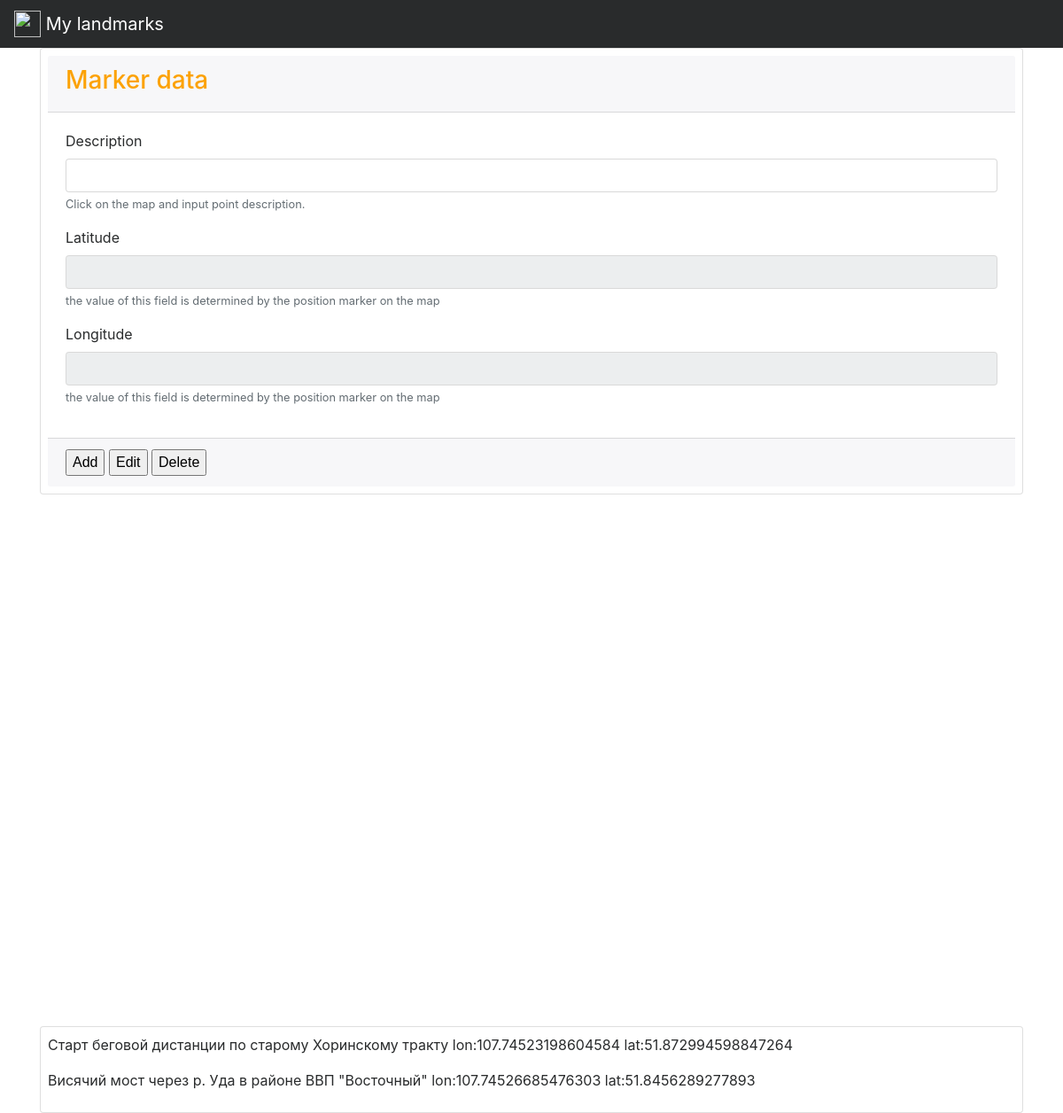
Before: /viewmark/ with the older database file.
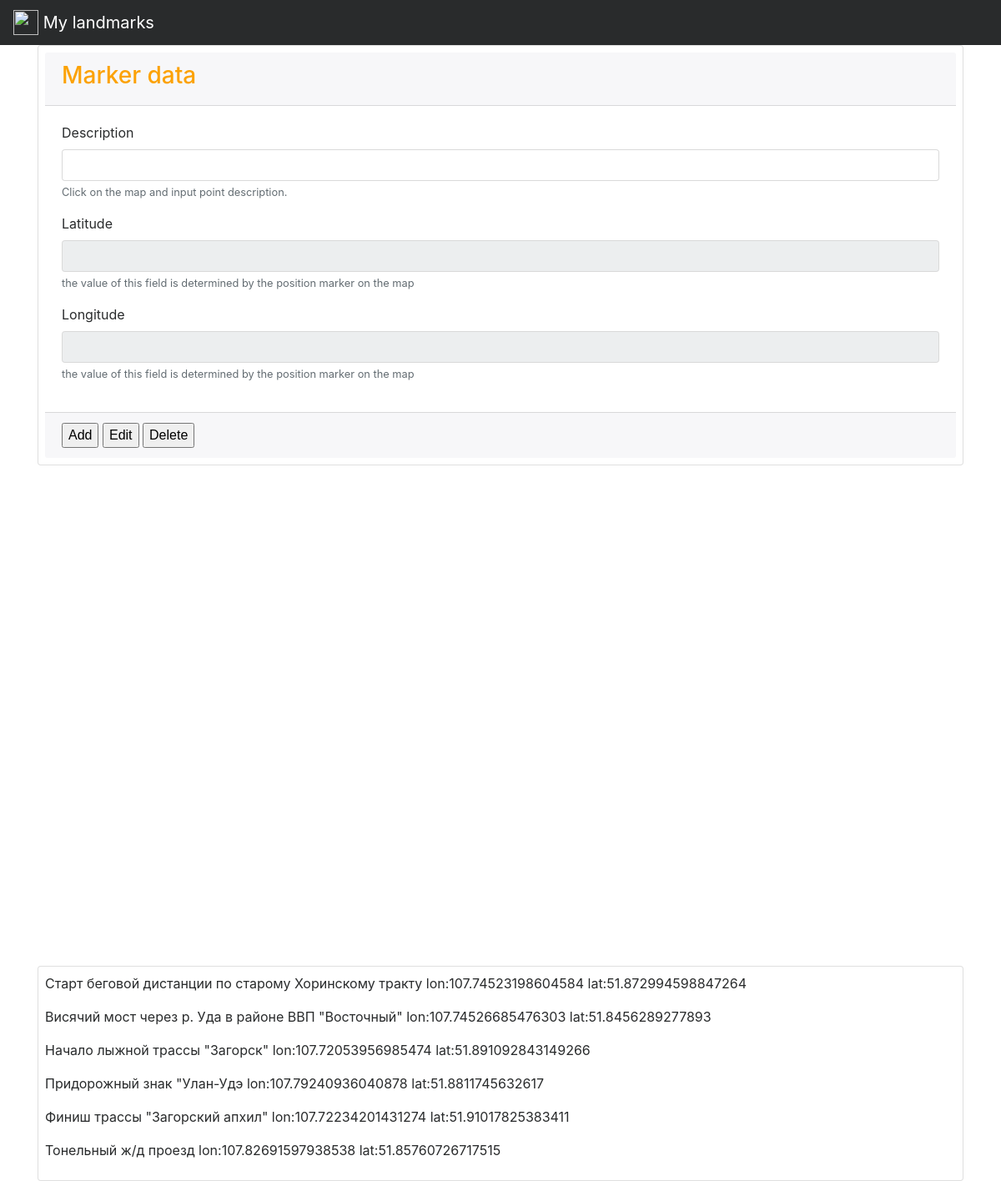
After: the same page with the newer database file.
### mld/models.py (models this page shows, shortened)
class Targets(models.Model):
    description = models.CharField(max_length=200)
    created_dt = models.DateTimeField(auto_now=True)
    longitude = models.FloatField()
    latitude = models.FloatField()
    isprivate = models.BooleanField(default=False)
    class Meta:
        unique_together = ('longitude', 'latitude')

### mld/views.py (the view)
# urls.py: url(r'^viewmark/',views.viewmark,name='viewmark'),
def viewmark(request):
    markers = Targets.objects.all().order_by('created_dt')
    context = {'markers': markers}
    return render(request, 'mld/viewmark.html', context)

### templates/mld/viewmark.html (shortened to what this page needs)
{% load staticfiles %}
<!DOCTYPE html>
<html>
<head>
    <link rel="stylesheet" href="{% static 'lib/bootstrap-4.0.0-alpha.6-dist/css/bootstrap.min.css' %}"/>
    <link rel="stylesheet" href="{% static 'css/main.css' %}"/>
</head>
<body onload="initMap()">
<header>
    <nav class="navbar sticky-top navbar-inverse bg-inverse">
        <a class="navbar-brand" href="{% url 'mld:index' %}">
            <img src="{% static 'img/logo.png' %}" width="30" height="30" class="d-inline-block align-top" alt="">
            My landmarks
        </a>
    </nav>
</header>
<div class="container">
    <div class="card p-2">
        <div class="card-header">
            <h3>Marker data</h3>
        </div>
        <div class="card-block">
            <form id="frmMarker">
                <div class="form-group">
                    <label for="txtdescription">Description</label>
                    <input type="text" class="form-control" id="txtdescription" aria-describedby="descrHelp"
                           maxlength="200" name="txtdescr" required>
                    <small id="descrHelp" class="form-text text-muted">Click on the map and input point description.</small>
                </div>
                <div class="form-group">
                    <label for="txtlati">Latitude</label>
                    <input type="text" class="form-control" id="txtlati" aria-describedby="latiHelp" name="txtlat"
                           readonly>
                    <small id="latiHelp" class="form-text text-muted">the value of this field is determined by the
                        position
                        marker on the map
                    </small>
                </div>
                <div class="form-group">
                    <label for="txtlongi">Longitude</label>
                    <input type="number" class="form-control" id="txtlongi" aria-describedby="longiHelp" name="txtlng"
                           readonly>
                    <small id="longiHelp" class="form-text text-muted">the value of this field is determined by the
                        position
                        marker on the map
                    </small>
                </div>
            </form>
        </div>
        <div class="card-footer">
            <button id="bAdd" class="button" form="frmMarker" onclick="addData()">Add</button>
            <button id="bEdit" class="button" form="frmMarker" onclick="updateData()">Edit</button>
            <button id="bDelete" class="button" form="frmMarker" onclick="deleteData()">Delete</button>
        </div>
    </div>
</div>
<div id="map" style="width: 100%; height: 600px;"></div>
<div class="container">
    <div class="card p-2">
        {% for marker in markers %}
            <p>{{ marker.description }} lon:{{ marker.longitude }} lat:{{ marker.latitude }}</p>
        {% endfor %}
    </div>
</div>
</body>
</html>

Changed rows visible on the page:
added Targets: description "Начало лыжной трассы \"Загорск\"", longitude "107.72053956985474", latitude "51.891092843149266"
added Targets: description "Придорожный знак \"Улан-Удэ", longitude "107.79240936040878", latitude "51.8811745632617"
added Targets: description "Финиш трассы \"Загорский апхил\"", longitude "107.72234201431274", latitude "51.91017825383411"
added Targets: description "Тонельный ж/д проезд", longitude "107.82691597938538", latitude "51.85760726717515"
